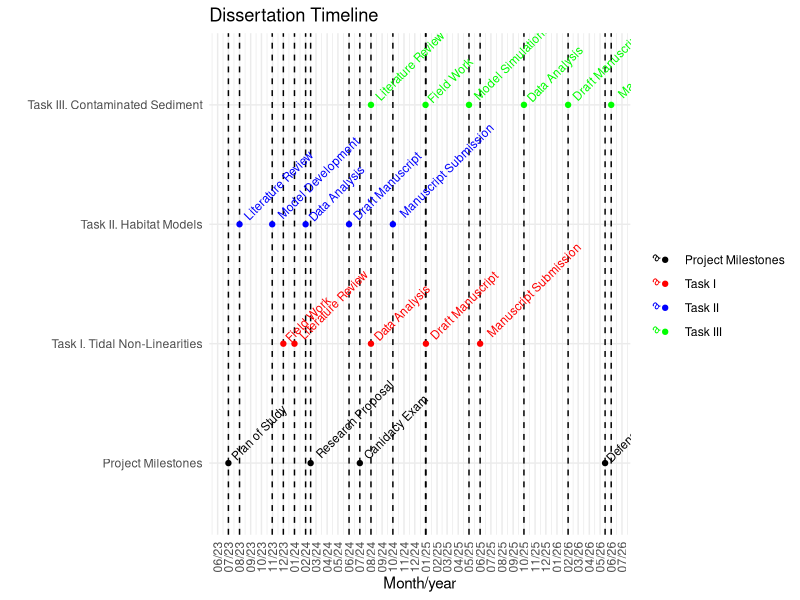

Write the R code that produced this figure.
## ---- chunk 1
knitr::opts_chunk$set(echo = FALSE)
library(ggplot2)
library(scales)

# Create sample data for timeline
timeline_data <- data.frame(
  Event = c("Task I. Tidal Non-Linearities", "Task II. Habitat Models","Task III. Contaminated Sediment", "Project Milestones"),
  Date = as.Date(c("2024-01-01", "2023-08-01", "2024-08-01","2023-07-01",#literature review
                   "2023-12-01",NA,"2024-12-31","2024-02-15",#Field work
                   NA,"2023-10-31","2025-05-01",NA, #Model Development
                   "2024-08-01","2024-02-01","2025-10-01","2024-07-01", #Data Analysis
                   "2025-01-01","2024-06-01","2026-02-01",NA, #Draft Manuscript
                   "2025-06-01","2024-10-01","2026-06-01","2026-05-15")),#Manuscript submission
  
  Description = c("Literature Review","Literature Review","Literature Review","Plan of Study",
                  "Field Work",NA,"Field Work","Research Proposal",
                  NA,"Model Development","Model Simulations",NA,
                  "Data Analysis","Data Analysis","Data Analysis","Canidacy Exam",
                  "Draft Manuscript","Draft Manuscript","Draft Manuscript",NA,
                  "Manuscript Submission","Manuscript Submission","Manuscript Submission","Defense")
)

# Create timeline plot
ggplot(timeline_data, aes(x = Date, y = Event, color = Event)) +
  geom_vline(xintercept = as.numeric(timeline_data$Date), linetype = "dashed", cex = 0.5) +
  geom_point() +
  scale_color_manual(labels = c("Project Milestones","Task I","Task II","Task III"), values = c("black", "red","blue","green")) +
  geom_text(aes(label = Description), hjust = -0.1, angle = 45, size = 3) +
  scale_x_date(date_breaks = "months", date_labels = "%m/%y") +
  labs(title = "Dissertation Timeline", x = "Month/year", y = "", color = "") +
  theme_minimal()+
  theme(axis.text.x = element_text(angle = 90, vjust = 0.5, hjust=1))

